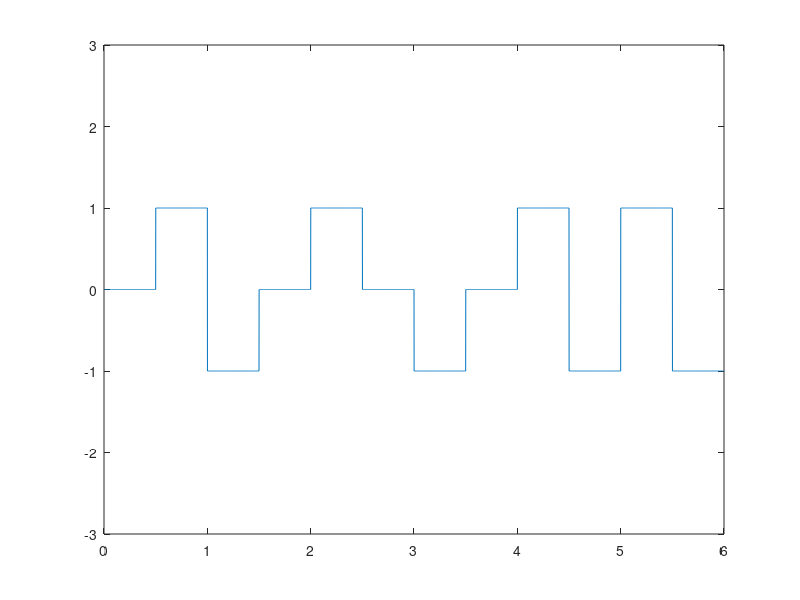

Recreate this plot in MATLAB.
clear;
bits = [0,1,1,0,1,0,1,0,1,1,1,1];

prev_Vol=-1;
amp=1;
amp=amp*prev_Vol;
tmp=amp;
bit =length(bits);
bit_rate = 2;
Time=bit/bit_rate;

sampling_frequency = 1000;
in=1;
for i = 1:length(bits)
    if(bits(i)==0) 
        amplitude(i) = 0;
    else 
        amplitude(i) = -amp;
        amp=amplitude(i)
    end
end

amp=tmp;
time = 0:.001:Time;
x = 1;

for i = 1:length(time)
    y_value(i)= amplitude(x);
    if time(i)*bit_rate>=x
        x= x+1;
    end
end

plot(time,y_value );
axis([0 Time -3 3]);

% demodulation
x = 1;
tmp=prev_Vol;
for i = 1:length(time)
    if time(i)*bit_rate>x
        x = x + 1;
        if y_value(i)== 0
          ans_bits(x) = 0;
         else
          ans_bits(x) = 1;
          
        end
    end
end

disp('Demodulation : ')
disp(ans_bits)


